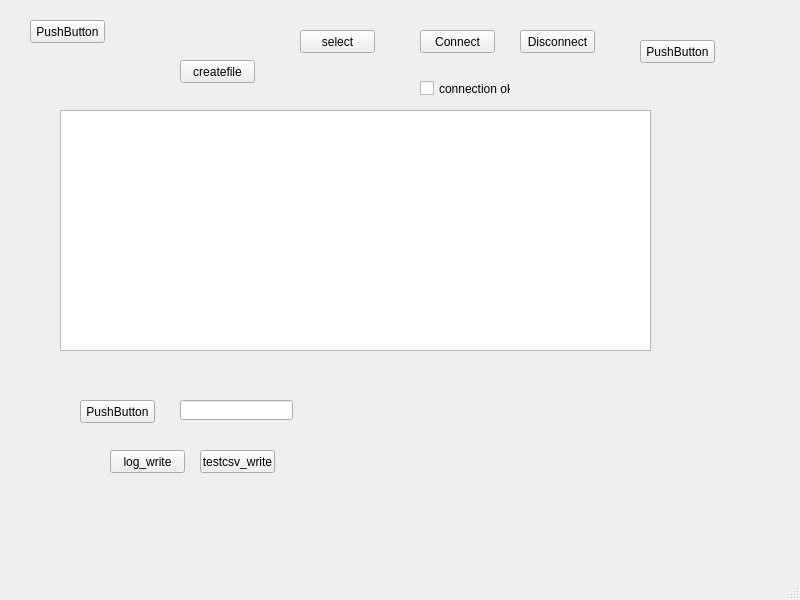
<?xml version="1.0" encoding="UTF-8"?>
<ui version="4.0">
 <class>MainWindow</class>
 <widget class="QMainWindow" name="MainWindow">
  <property name="geometry">
   <rect>
    <x>0</x>
    <y>0</y>
    <width>800</width>
    <height>600</height>
   </rect>
  </property>
  <property name="windowTitle">
   <string>MainWindow</string>
  </property>
  <widget class="QWidget" name="centralwidget">
   <widget class="QPushButton" name="connButton">
    <property name="geometry">
     <rect>
      <x>420</x>
      <y>30</y>
      <width>75</width>
      <height>23</height>
     </rect>
    </property>
    <property name="text">
     <string>Connect</string>
    </property>
   </widget>
   <widget class="QCheckBox" name="checkBoxOk">
    <property name="geometry">
     <rect>
      <x>420</x>
      <y>80</y>
      <width>91</width>
      <height>17</height>
     </rect>
    </property>
    <property name="text">
     <string>connection ok</string>
    </property>
   </widget>
   <widget class="QPushButton" name="pushButton">
    <property name="geometry">
     <rect>
      <x>520</x>
      <y>30</y>
      <width>75</width>
      <height>23</height>
     </rect>
    </property>
    <property name="text">
     <string>Disconnect</string>
    </property>
   </widget>
   <widget class="QTextEdit" name="textEdit">
    <property name="geometry">
     <rect>
      <x>60</x>
      <y>110</y>
      <width>591</width>
      <height>241</height>
     </rect>
    </property>
   </widget>
   <widget class="QPushButton" name="pushButton_2">
    <property name="geometry">
     <rect>
      <x>300</x>
      <y>30</y>
      <width>75</width>
      <height>23</height>
     </rect>
    </property>
    <property name="text">
     <string>select</string>
    </property>
   </widget>
   <widget class="QPushButton" name="pushButton_3">
    <property name="geometry">
     <rect>
      <x>640</x>
      <y>40</y>
      <width>75</width>
      <height>23</height>
     </rect>
    </property>
    <property name="text">
     <string>PushButton</string>
    </property>
   </widget>
   <widget class="QPushButton" name="pushButton_4">
    <property name="geometry">
     <rect>
      <x>30</x>
      <y>20</y>
      <width>75</width>
      <height>23</height>
     </rect>
    </property>
    <property name="text">
     <string>PushButton</string>
    </property>
   </widget>
   <widget class="QPushButton" name="pushButton_5">
    <property name="geometry">
     <rect>
      <x>180</x>
      <y>60</y>
      <width>75</width>
      <height>23</height>
     </rect>
    </property>
    <property name="text">
     <string>createfile</string>
    </property>
   </widget>
   <widget class="QPushButton" name="pushButton_6">
    <property name="geometry">
     <rect>
      <x>80</x>
      <y>400</y>
      <width>75</width>
      <height>23</height>
     </rect>
    </property>
    <property name="text">
     <string>PushButton</string>
    </property>
   </widget>
   <widget class="QLineEdit" name="lineEdit">
    <property name="geometry">
     <rect>
      <x>180</x>
      <y>400</y>
      <width>113</width>
      <height>20</height>
     </rect>
    </property>
   </widget>
   <widget class="QPushButton" name="pushButton_9">
    <property name="geometry">
     <rect>
      <x>110</x>
      <y>450</y>
      <width>75</width>
      <height>23</height>
     </rect>
    </property>
    <property name="text">
     <string>log_write</string>
    </property>
   </widget>
   <widget class="QPushButton" name="pushButton_10">
    <property name="geometry">
     <rect>
      <x>200</x>
      <y>450</y>
      <width>75</width>
      <height>23</height>
     </rect>
    </property>
    <property name="text">
     <string>testcsv_write</string>
    </property>
   </widget>
  </widget>
  <widget class="QMenuBar" name="menubar">
   <property name="geometry">
    <rect>
     <x>0</x>
     <y>0</y>
     <width>800</width>
     <height>21</height>
    </rect>
   </property>
  </widget>
  <widget class="QStatusBar" name="statusbar"/>
 </widget>
 <resources/>
 <connections/>
</ui>
